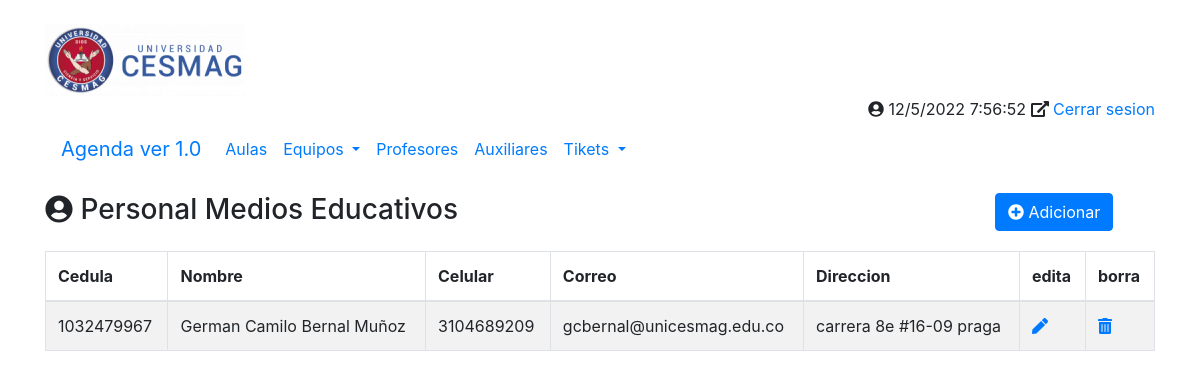
The app's page /principal.php?opcion=auxiliares, older data.
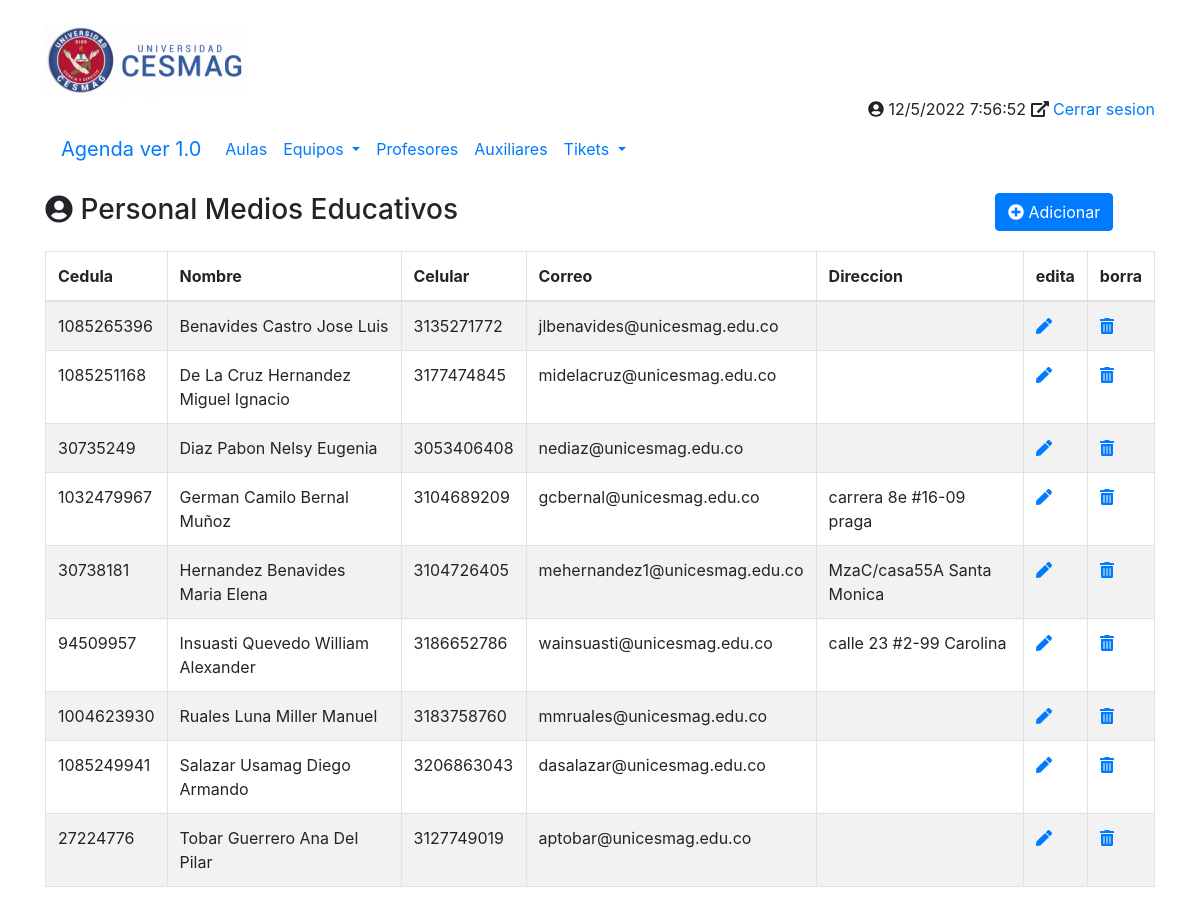
The same page, newer data.
### tables this page shows
CREATE TABLE `tbl_auxiliares` (
  `cedula` varchar(100) NOT NULL,
  `nombre` varchar(100) NOT NULL,
  `celular` varchar(100) DEFAULT NULL,
  `correo` varchar(100) DEFAULT NULL,
  `direcion` varchar(100) DEFAULT NULL,
  PRIMARY KEY (`nombre`)
);

### php/auxiliares/auxiliares.php (the view, shortened to what this page needs)
<div class="row my-3">
	<div class="col-10">
		<h3><i class="fa fa-user-circle"></i> Personal Medios Educativos</h3>
	</div>
	<div class="col-2">
		<a href="./principal.php?opcion=auxiliar-nuevo&accion=ADICIONAR&cedula=0" class="btn btn-primary" title="Crear un nuevo Contacto">
			<i class="fas fa-plus-circle"></i>
			Adicionar
		</a>
	</div>
</div>
<div class="row my-3">
	<div class="col-12">
			<table id="miTabla"  class="table table-striped table-bordered table-hover">
			<thead>
					<tr>
						<th>Cedula</th>
						<th>Nombre</th>
						<th>Celular</th>
						<th>Correo</th>
						<th>Direccion</th>
						<th>edita</th>
						<th>borra</th>
					</tr>
			</thead>
			<tbody>
						<?php
							$conexion = conectarBD();
							$sSQL = "SELECT * FROM tbl_auxiliares";
							$datos = $conexion->query($sSQL);
							foreach ($datos as $fila):
									?>
										<tr>
											<td><?php echo $fila['cedula'];         ?></td>
											<td><?php echo $fila['nombre'];     ?></td>
											<td><?php echo $fila['celular'];  ?></td>
											<td><?php echo $fila['correo'];   ?></td>
											<td><?php echo $fila['direcion'];     ?></td>
											<?php
												echo'<td><a href="./principal.php?opcion=contactos_form&accion=EDITAR&id='.$fila	['cedula'].'" title="Editar el Contacto"><i class="fas fa-pen"></i></a></td>
												<td><a href="./principal.php?opcion=contactos_form&accion=ELIMINAR&id='.$fila	['cedula'].'" title="Borrar el Contacto"><i class="fas fa-trash-alt"></i></a></td>';
											?>
										</tr>
									<?php
							endforeach;
						?>
			</tbody>
		</table>
	</div>
</div>

### principal.php (shortened to what this page needs)
<?php
  $opcion = (!isset($_GET['opcion']) ) ? 'inicio' : $_GET['opcion'];
 ?>
<!DOCTYPE html>
<html lang="es">
  <head>
    <link rel="stylesheet" href="lib/bootstrap/css/bootstrap.min.css">
    <link rel="stylesheet" href="lib/datatable/css/bootstrap.css">
    <link rel="stylesheet" href="lib/datatable/css/dataTables.bootstrap4.min.css">
  </head>
  <body>
    <div class="container my-4">
        <?php include_once("inc/encabezado.inc");?>
        <?php include_once("inc/Menu_Principal.inc");?>
        <section class="cuerpo">
          <?php
          switch ($opcion) {
            case 'auxiliares':
              include_once("php/auxiliares/auxiliares.php");
              break;
          }
           ?>
        </section>
     </div>
  </body>
</html>

### inc/encabezado.inc (shortened to what this page needs)
<header>
    <div class="row">
        <div class="col-4">
            <img src="img/Escudo.png" alt="Logo de la Agenda" class="img-fluid">
        </div>
    </div>
    <div class="row">
        <div class="col-12 text-right">
           <span>
           <i class="fa fa-user-circle"></i>
           </span>
           <span>
           <i class="fas fa-external-link-alt"></i>
             <a href="" class="">Cerrar sesion</a>
           </span>
        </div>
    </div>
</header>

### inc/Menu_Principal.inc (shortened to what this page needs)
<nav class="navbar navbar-expand-lg nadvar-light bg-ligth">
    <a href="" class="navbar-brand">Agenda ver 1.0</a>
    <ul class="navbar-nav">
     <li class="nav-item dropdown">
        <a href="principal.php?opcion=aulas" class="nav-link"> Aulas </a>
     </li>
     <li class="nav-item dropdown">
        <a href="principal.php?opcion=equipos" class="nav-link dropdown-toggle" data-toggle="dropdown"> Equipos </a>
    </li>
      <li class="nav-item dropdown">
          <a href="principal.php?opcion=profesores" class="nav-link"> Profesores </a>
      </li>
      <li class="nav-item dropdown">
          <a href="principal.php?opcion=auxiliares" class="nav-link"> Auxiliares </a>
      </li>
      <li class="nav-item dropdown">
          <a href="principal.php?opcion=tikets" class="nav-link dropdown-toggle" data-toggle="dropdown"> Tikets </a>
      </li>
    </ul>
</nav>

Row changes from the older to the newer data that the page shows:
added tbl_auxiliares: cedula "1085265396", nombre "Benavides Castro Jose Luis", celular "3135271772", correo "jlbenavides@unicesmag.edu.co"
added tbl_auxiliares: cedula "1085251168", nombre "De La Cruz Hernandez Miguel Ignacio", celular "3177474845", correo "midelacruz@unicesmag.edu.co"
added tbl_auxiliares: cedula "30735249", nombre "Diaz Pabon Nelsy Eugenia", celular "3053406408", correo "nediaz@unicesmag.edu.co"
added tbl_auxiliares: cedula "30738181", nombre "Hernandez Benavides Maria Elena", celular "3104726405", correo "mehernandez1@unicesmag.edu.co", direcion "MzaC/casa55A Santa Monica"
added tbl_auxiliares: cedula "94509957", nombre "Insuasti Quevedo William Alexander", celular "3186652786", correo "wainsuasti@unicesmag.edu.co", direcion "calle 23 #2-99 Carolina"
added tbl_auxiliares: cedula "1004623930", nombre "Ruales Luna Miller Manuel", celular "3183758760", correo "mmruales@unicesmag.edu.co"
added tbl_auxiliares: cedula "1085249941", nombre "Salazar Usamag Diego Armando", celular "3206863043", correo "dasalazar@unicesmag.edu.co"
added tbl_auxiliares: cedula "27224776", nombre "Tobar Guerrero Ana Del Pilar", celular "3127749019", correo "aptobar@unicesmag.edu.co"
